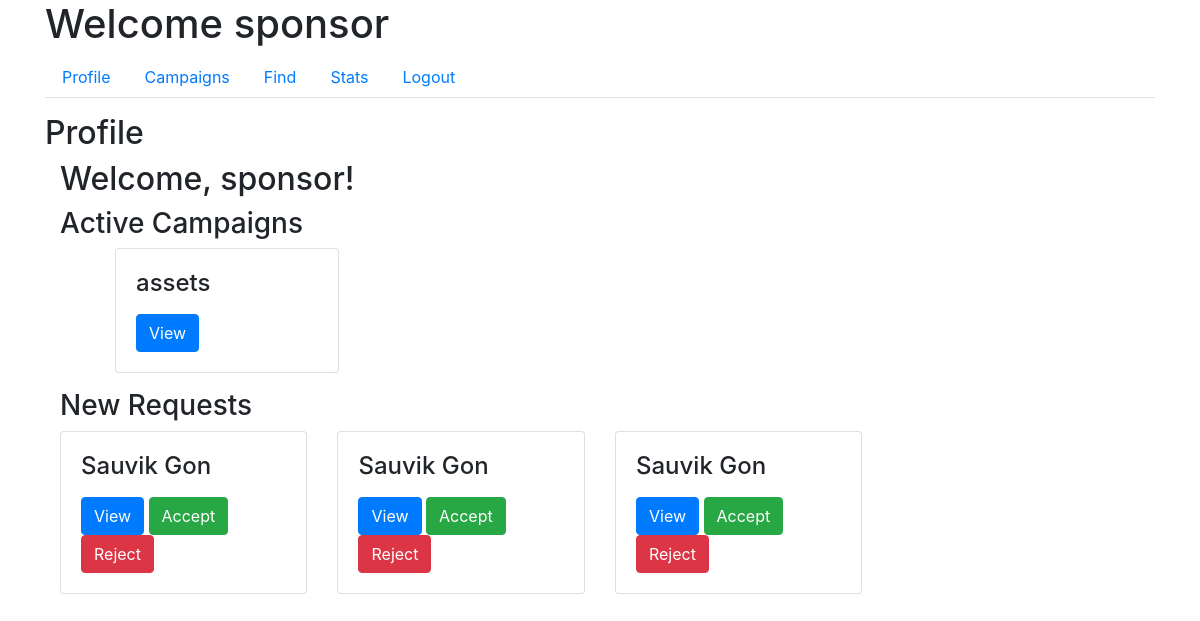
Before: /sponsor/profile (signed in) with the older database file.
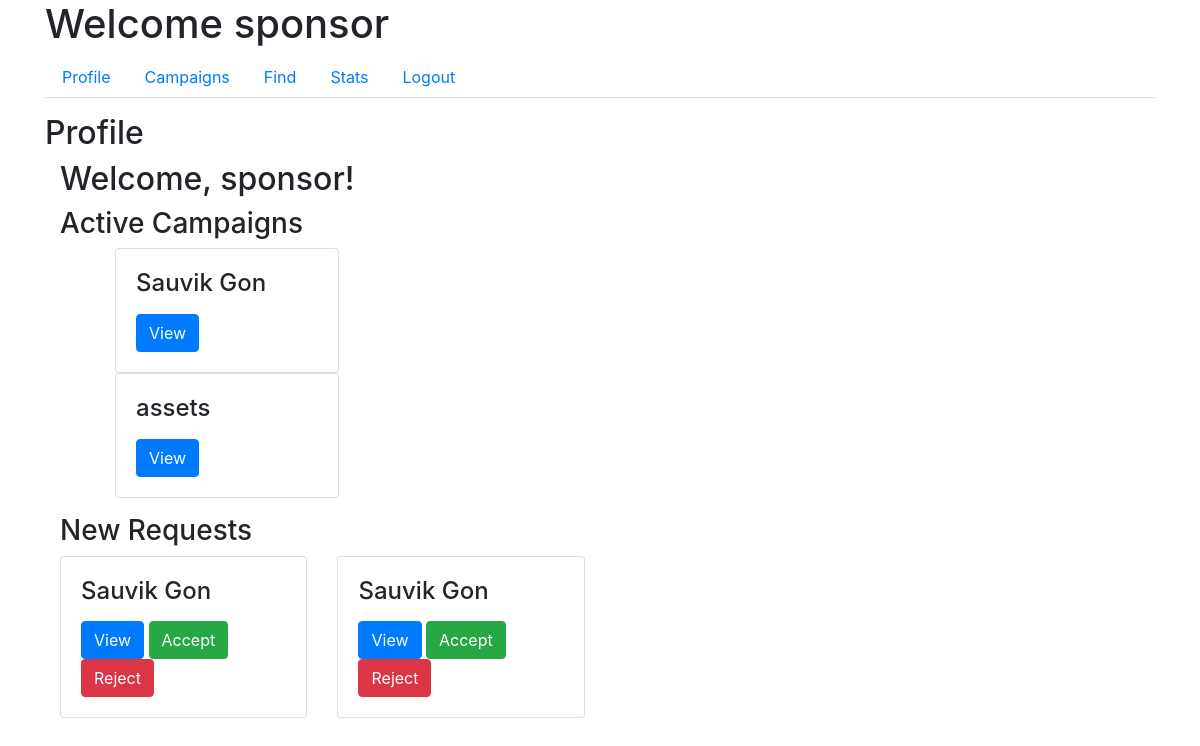
After: the same page with the newer database file.
### app/models.py (models this page shows)
class Campaign(db.Model):
    id = db.Column(db.Integer, primary_key=True)
    name = db.Column(db.String(100), nullable=False)
    description = db.Column(db.Text, nullable=False)
    budget = db.Column(db.Float, nullable=False)
    visibility = db.Column(db.String(10), nullable=False)  # 'public', 'private'
    user_id = db.Column(db.Integer, db.ForeignKey('user.id'), nullable=False)
    ad_requests = db.relationship('AdRequest', backref='campaign', lazy=True)

class AdRequest(db.Model):
    id = db.Column(db.Integer, primary_key=True)
    campaign_id = db.Column(db.Integer, db.ForeignKey('campaign.id'), nullable=False)
    influencer_id = db.Column(db.Integer, db.ForeignKey('user.id'), nullable=False)
    requirements = db.Column(db.Text, nullable=False)
    payment_amount = db.Column(db.Float, nullable=False)
    status = db.Column(db.String(10), nullable=False)  # 'Pending', 'Accepted', 'Rejected'

### app/routes.py (the view)
@main.route('/sponsor/profile')
@login_required
def sponsor_profile():
    if current_user.role != 'sponsor':
        return redirect(url_for('main.home'))
    sponsor = current_user
    active_campaigns = Campaign.query.join(AdRequest, Campaign.id == AdRequest.campaign_id)\
    .filter(Campaign.user_id == sponsor.id, AdRequest.status == "Accepted").all()
    new_requests = AdRequest.query.filter_by(influencer_id=sponsor.id, status='Pending').all()
    return render_template('sponsor_profile.html',
                           sponsor=sponsor,
                           active_campaigns=active_campaigns,
                           new_requests=new_requests)

### app/models.py (called while the page is built)
@login_manager.user_loader
def load_user(user_id):
    return User.query.get(int(user_id))

### app/templates/sponsor_profile.html (shortened to what this page needs)
{% extends "sponsor_dashboard.html" %}
{% block tab_content %}
<h2>Profile</h2>
<div class="col-md-9">
    <div class="profile-main">
        <h2>Welcome, {{ current_user.username }}!</h2>
        <h3>Active Campaigns</h3>
        <ul>
            {% for campaign in active_campaigns %}
            <div class="col-md-4">
                <div class="request-box card">
                    <div class="card-body">
                        <h4 class="card-title">{{ campaign.name }}</h4>
                        <button class="btn btn-primary" data-toggle="modal" data-target="#campaignModal" data-id="{{ campaign.id }}">View</button>
                    </div>
                </div>
            </div>
            {% endfor %}
        </ul>
        <h3>New Requests</h3>
        <div class="row">
            {% for request in new_requests %}
            <div class="col-md-4">
                <div class="request-box card">
                    <div class="card-body">
                        <h4 class="card-title">{{ request.campaign.name }}</h4>
                        <button class="btn btn-primary" data-toggle="modal" data-target="#campaignModal" data-id="{{ request.campaign.id }}">View</button>
                        <a href="{{ url_for('main.accept_request', id=request.id) }}" class="btn btn-success">Accept</a>
                        <a href="{{ url_for('main.reject_request', id=request.id) }}" class="btn btn-danger">Reject</a>
                    </div>
                </div>
            </div>
            {% endfor %}
        </div>
    </div>
</div>
{% endblock %}

Changed rows visible on the page:
no longer on this page (row edited): AdRequest: campaign.name "Sauvik Gon"
now on this page (row unchanged): Campaign: name "Sauvik Gon"
